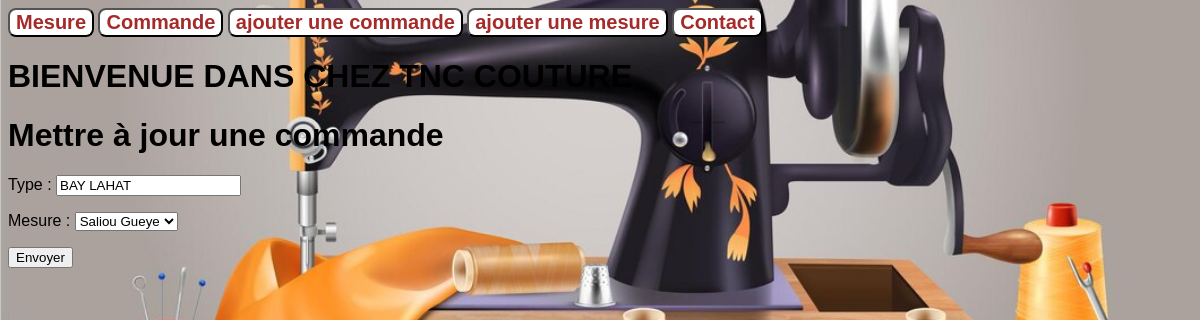
The page /commande/1/change/ on the database as committed earlier.
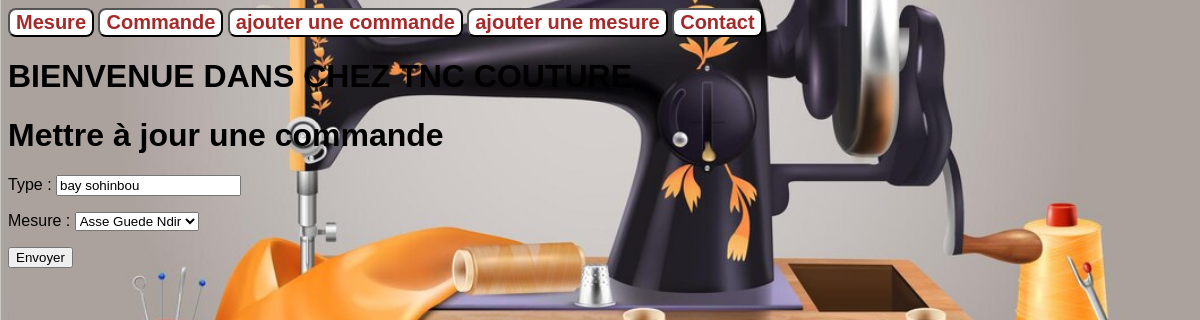
The same page on the database as committed later.
### TNC/models.py (models this page shows)
class Commande(models.Model):
    type = models.fields.CharField(max_length = 50)
    mesure = models.ForeignKey(Mesure,null = True,on_delete = models.SET_NULL)

### TNC/views.py (the view)
# urls.py: path('commande/<int:id>/change/', views.commande_update,name='commande-update'),
def commande_update(request, id):
    commandes = Commande.objects.get(id=id)
    if request.method == 'POST':
        form = CommandeForm(request.POST, instance=commandes)
        if form.is_valid:
            commandes = form.save()
        return redirect('commande-detail',commandes.id)
    else:
        form = CommandeForm(instance=commandes)
    return render(request,
                  'TNC/commande_update.html',
                  {'form':form})

### TNC/froms.py
class CommandeForm(forms.ModelForm):
    class Meta :
        model = Commande
        fields = '__all__'

### TNC/models.py (called while the page is built)
    def __str__(self):
        return f'{self.prenom} {self.nom}'

### TNC/templates/TNC/commande_update.html (shortened to what this page needs)
{% extends 'TNC/base.html' %}
{% block contenu %}
<h1>Mettre à jour une commande</h1>
<form action="" method="POST">
    {{ form.as_p }}
    <input type="submit" value="Envoyer">
</form>
{% endblock %}

Rows that differ between the two databases and show on the page:
changed Commande: type "BAY LAHAT" → "bay sohinbou"; mesure "Saliou Gueye" → "Asse Guede Ndir"
